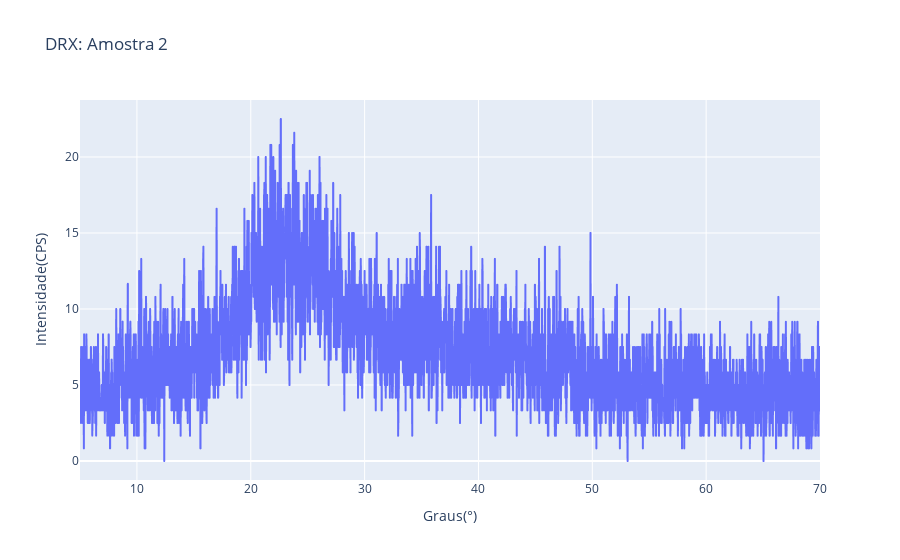

Write notebook code for a chart like this one.
### Markdown cell above
## Plotando com a biblioteca Plotly:

É possível plotar um gráfico interativo e verificar os pontos cruciais para a análise do material em questão.

### Code cell
px.line(a2, x="x", y="y", title='DRX: Amostra 2', labels={'x': 'Graus(°) ', 'y':'Intensidade(CPS)'})

### Figure 1 — Plotly figure (JSON) as saved in the notebook; plotly's stock layout.template omitted (floating-point values rounded to 4 significant figures; data arrays with more than 128 entries replaced by an {"elided": "..."} marker saying what was removed)
{"data": [{"hovertemplate": "Graus(°) =%{x}<br>Intensidade(CPS)=%{y}<extra></extra>", "legendgroup": "", "line": {"color": "#636efa", "dash": "solid"}, "mode": "lines", "name": "", "showlegend": false, "type": "scattergl", "x": {"elided": "3251 float values"}, "xaxis": "x", "y": {"elided": "3251 float values"}, "yaxis": "y"}], "layout": {"legend": {"tracegroupgap": 0}, "title": {"text": "DRX: Amostra 2"}, "xaxis": {"anchor": "y", "domain": [0, 1], "title": {"text": "Graus(°) "}}, "yaxis": {"anchor": "x", "domain": [0, 1], "title": {"text": "Intensidade(CPS)"}}}}
